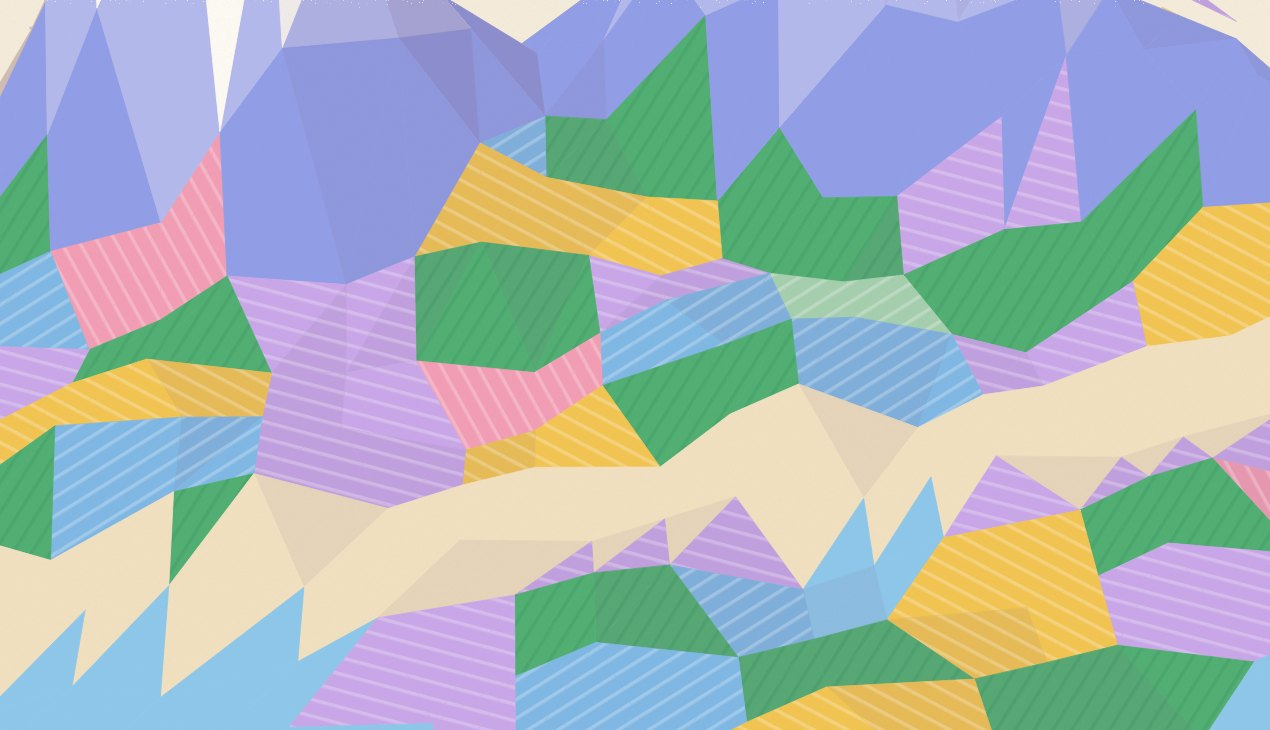
#> input picture styles/019-low-poly/images/frames/color.jpg, 1270 x 730 px, given in place of f0010.png, which was not available
$ python make_svgs.py frames
#> lines starting #> are read from the running program, lines starting #| are printed output that depends on the picture
"""
019 低多边形 · 四张图（1080×1350）
  python3 make_svgs.py <帧目录>   # episode.py + render.cjs 渲出来的 30fps 帧（f0000.png …）
先从片子里裁出几帧（frames/*.jpg），再写 poster / cheatsheet / app-ui / steps 四张 SVG；
然后 python3 scripts/build_images.py styles/019-low-poly/images 生成 preview/（内嵌字体和图片）和 png/。
"""
import os
import sys

from PIL import Image

HERE = os.path.dirname(os.path.abspath(__file__))
W, H = 1080, 1350
C = dict(paper='#FBF4E6', bg='#F6EEDD', red='#EE6B57', yel='#F4C54F', blue='#2F5FD8', grn='#4DAF72', lgrn='#9ED7A8',
         ink='#3B3552', sky='#8CC8EE', pink='#F49DB6', lilac='#C9A6EC', mint='#A9DDB4', peri='#8F9DEA', sea='#7DB8E8',
         shade='#7A5C86', mute='#8A7FA0', cream='#FFFDF7')
CN = "font-family=\"'Noto Sans SC'\""

# 帧号（30fps）→ 裁切框（1920×1080 里的 x0, y0, x1, y1）：避开左上的章节名和左下的规则卡
CROPS = {
    'paper':  (10, (200, 190, 1300, 1000)),
    'color':  (40, (330, 170, 1600, 900)),
    'valley': (100, (380, 150, 1300, 920)),
    'light':  (210, (330, 170, 1600, 900)),
    'p1280':  (275, (540, 150, 1380, 960)),
    'p320':   (300, (540, 150, 1380, 960)),
    'p80':    (330, (540, 150, 1380, 960)),
    'phone':  (430, (1120, 40, 1650, 1040)),
    'night':  (520, (330, 170, 1600, 900)),
}


def cut(src):
#> called with src = 'frames'
    os.makedirs(os.path.join(HERE, 'frames'), exist_ok=True)
    for name, (f, box) in CROPS.items():
        im = Image.open(os.path.join(src, f'f{f:04d}.png')).convert('RGB').crop(box)
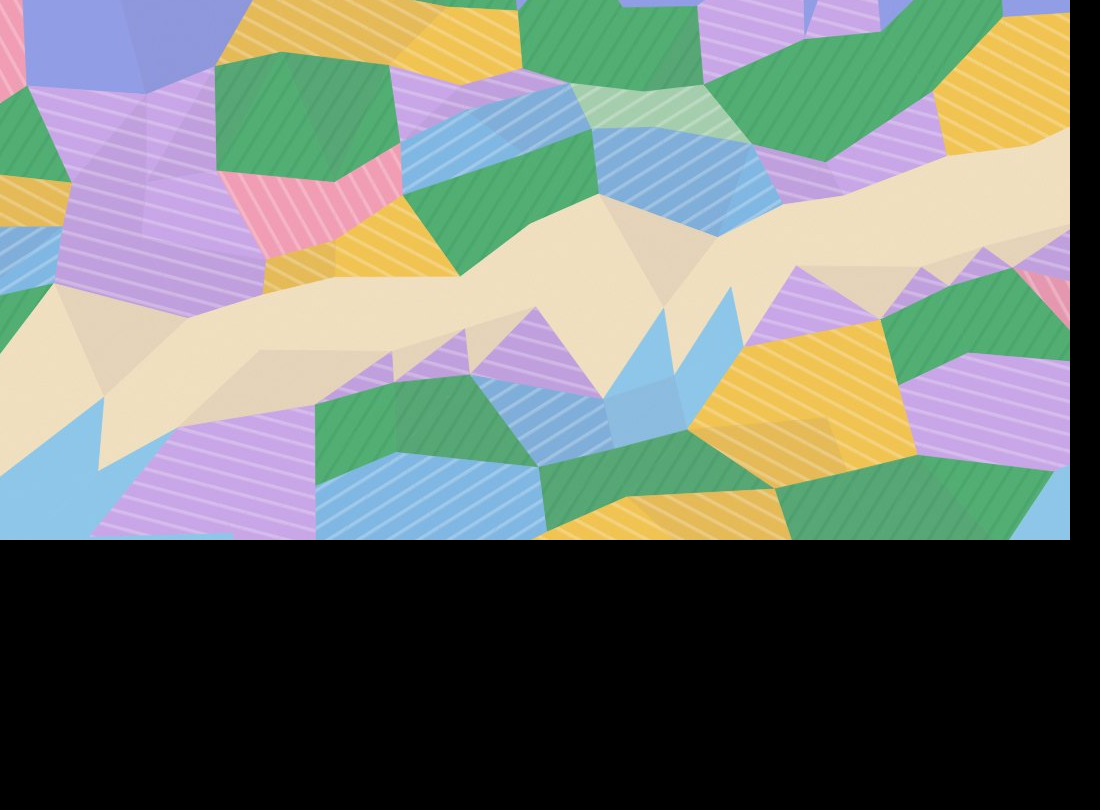
#> im: PIL image 1100x810 RGB; mean R, G, B 113.6, 120.5, 111.8
        im.thumbnail((1400, 1400))
        im.save(os.path.join(HERE, 'frames', f'{name}.jpg'), quality=86, optimize=True)
#> pass 2 of the loop in cut, `for name, (f, box) in CROPS.items():`:
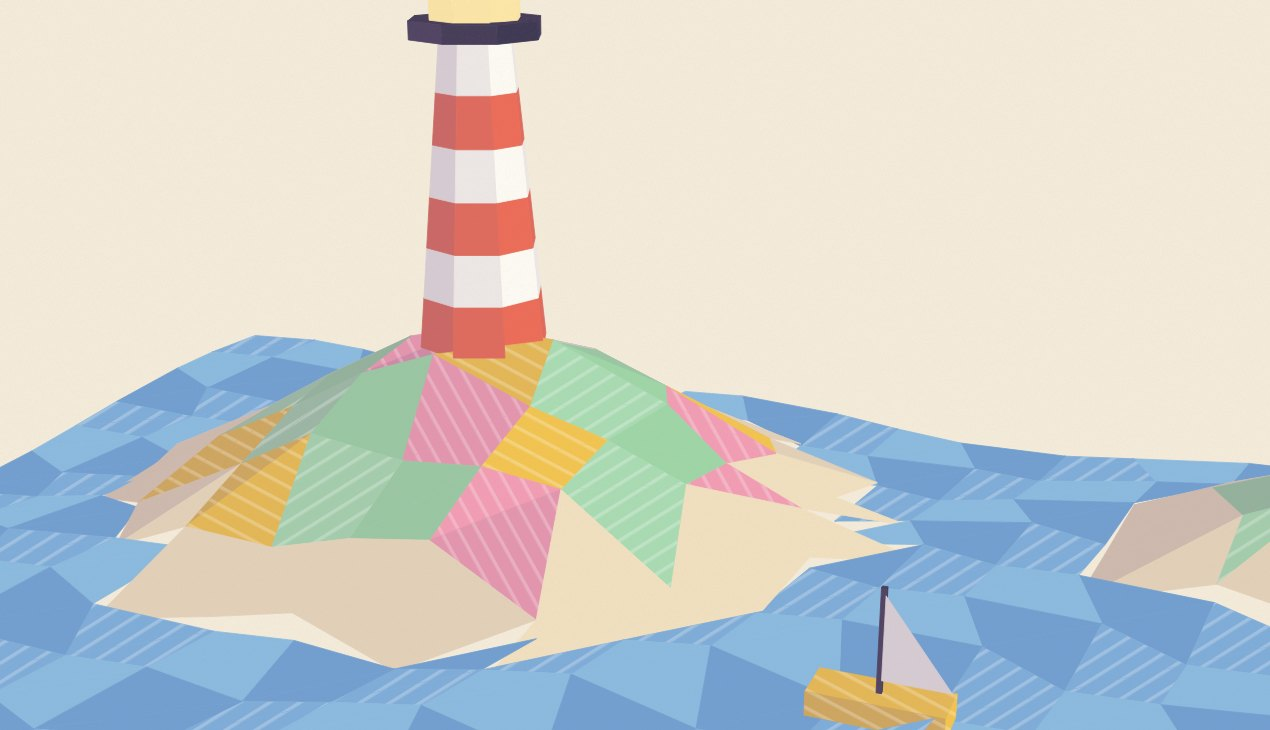
#> input picture styles/019-low-poly/images/frames/light.jpg, 1270 x 730 px, given in place of f0040.png, which was not available
#> in cut, `im = Image.open(os.path.join(src, f'f{f:04d}.png')).convert('RGB').cro..`:
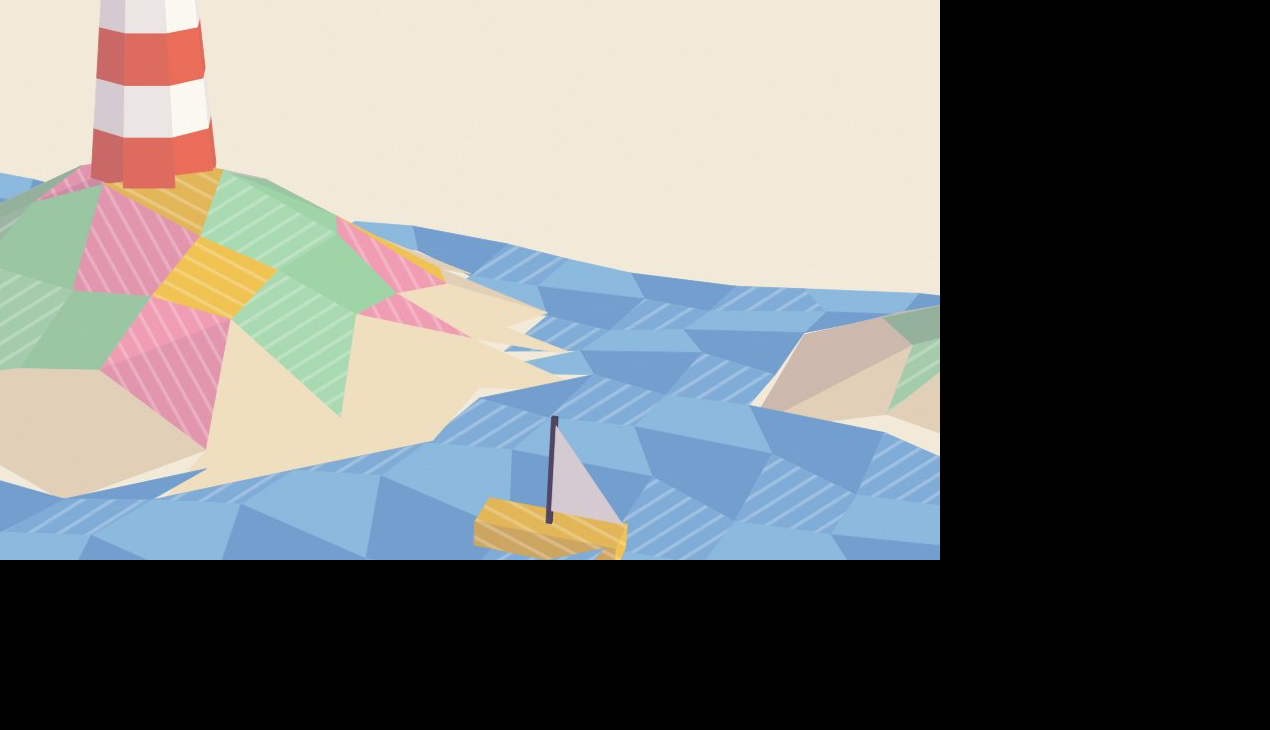
#> im: PIL image 1270x730 RGB; mean R, G, B 114.4, 115.8, 113.6


# [20 lines left out: functions svg, photo, pill, not called in this run]


def text(x, y, s, size, weight=700, fill=C['ink'], anchor='start', ls=0):
    return (f'<text x="{x}" y="{y}" {CN} font-weight="{weight}" font-size="{size}" fill="{fill}" '
            f'text-anchor="{anchor}" letter-spacing="{ls}">{s}</text>')


SWATCH = ['paper', 'red', 'yel', 'grn', 'lgrn', 'sky', 'pink', 'lilac', 'peri', 'blue', 'ink', 'shade']
RULES = [('一个面，一个颜色', '不画渐变：每个三角面只有一种颜色'),
         ('光一转，面就翻', '明暗按面算，光一动，整片面跟着跳'),
         ('面越少，越有性格', '1280 → 320 → 80：少到刚好认得出'),
         ('一张卡，一座山', '图标、插画、空状态都能用'),
         ('三档明暗就够了', '亮、中、暗三档，阴影混一点暖紫')]


# [77 lines left out: functions gem, poster, cheatsheet, app_ui, steps, not called in this run]


if __name__ == '__main__':
    if len(sys.argv) > 1:
#> (the run stopped early here; a loop or call above may not have finished)
